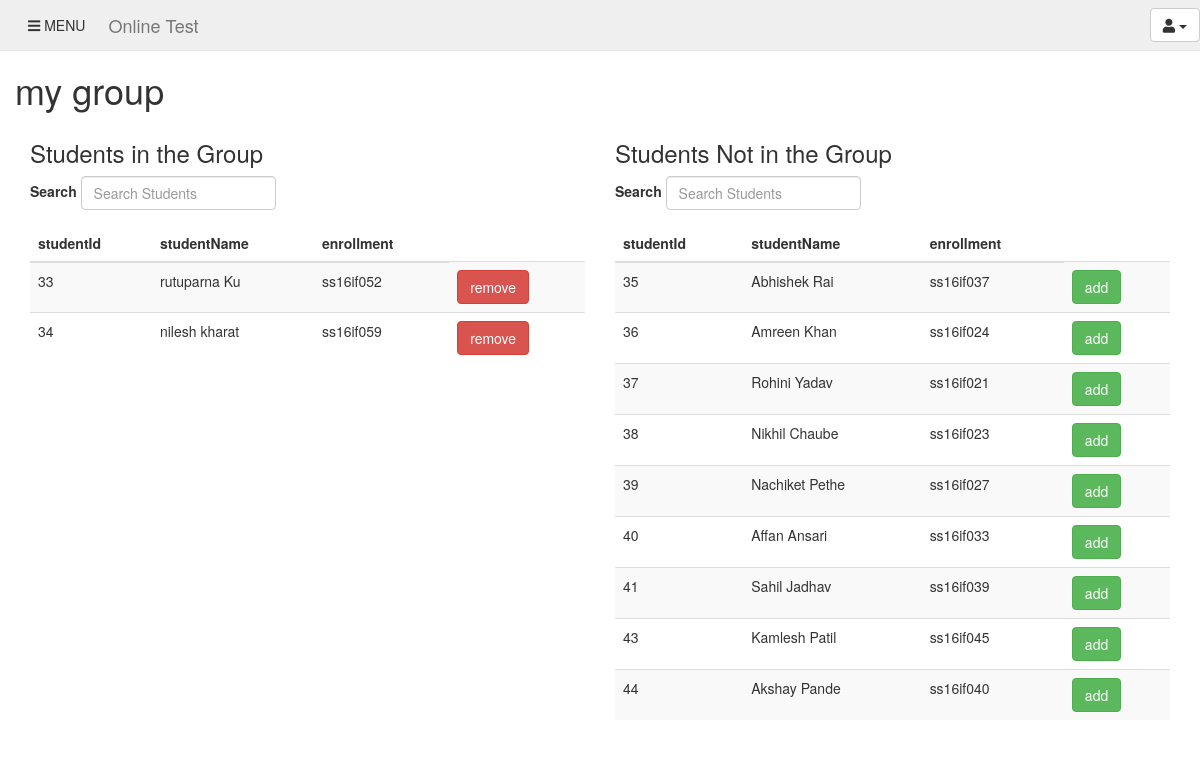
/project008/php/manageGroup.php?id=5 (signed in), run on the app's committed database.
### tables this page shows
CREATE TABLE IF NOT EXISTS `groups` (
  `id` int(11) NOT NULL AUTO_INCREMENT,
  `groupName` varchar(50) NOT NULL,
  `created_by` varchar(50) DEFAULT NULL,
  PRIMARY KEY (`id`),
  KEY `created_by` (`created_by`)
);

CREATE TABLE IF NOT EXISTS `student` (
  `id` int(11) NOT NULL AUTO_INCREMENT,
  `studentName` varchar(50) NOT NULL,
  `enrollment` varchar(50) DEFAULT NULL,
  `password` varchar(50) DEFAULT NULL,
  `email` varchar(50) DEFAULT NULL,
  `added_by` varchar(50) DEFAULT NULL,
  PRIMARY KEY (`id`),
  UNIQUE KEY `enrollment` (`enrollment`),
  KEY `added_by` (`added_by`)
);

### project008/php/manageGroup.php (the view, shortened to what this page needs)
<?php
 include 'connection.php';
 	$gid=$_GET['id'];
 	$qry="SELECT groupName FROM groups WHERE id = $gid ";
 	$result3=$con->query($qry);
 	$arr=$result3->fetch_assoc();
 	$gname=$arr['groupName'];
	$q="SELECT * FROM student WHERE id IN (select studentId from studentgroup where groupId = $gid)";
	$result=$con->query($q);
	$q2="SELECT * FROM student WHERE id NOT IN (select studentId from studentgroup where groupId = $gid)";
	$result2=$con->query($q2);
 ?>
<!DOCTYPE html>
<html>
<head>
  		<link rel="stylesheet" href="https://maxcdn.bootstrapcdn.com/bootstrap/3.3.7/css/bootstrap.min.css">
  		<link rel="stylesheet" href="https://use.fontawesome.com/releases/v5.2.0/css/all.css">
		<link rel="stylesheet" type="text/css" href="http://localhost/project008/css/homepage.css">
</head>
<body>
	<div id="wrapper"  >
	<div class="main" >
			<nav class="navbar navbar-default navbar-fixed-top " id="navbar" >
				<div class="container-fluid">
					 <ul class="nav navbar-nav">
					      <li >
								<button class="btn navbar-btn" id="tgbtn"><span class="fa fa-bars" aria-hidden="true"></span>  MENU</button>
						  </li>
			    	 </ul>
					<div class="navbar-header">
						<a class="navbar-brand" href="">Online Test</a>
					</div>
					<ul class="nav navbar-nav navbar-right">
								<li class="dropdown">
									<button class="btn btn-default dropdown-toggle navbar-btn" type="button" id="menu1" data-toggle="dropdown"><span class="fa fa-user" ></span>
									<span class="caret"></span></button>
							</li>
					</ul>
				</div>
			</nav>
		<div id="content" class="container-fluid content">
			<h1><?php echo $gname; ?></h1>
			<div class="container-fluid">
				<div class="row">
					<div class="col-sm-6">
						<h3>Students in the Group</h3>
						<div class="form-group form-inline ">
						    <label >Search</label>
						    <input type="email" class="form-control" id="search1" placeholder="Search Students" name="search">
						</div>
						<table class="table table-striped" >
							<thead>
								<tr>
									<th>studentId</th>
									<th>studentName</th>
									<th>enrollment</th>
								</tr>
							</thead>
							<tbody id="table1">
								<?php
									while($row=$result->fetch_assoc())
										{
											echo "<tr >";
											echo "<td class=\"rid\">";
											echo $row['id'];
											echo "</td>";
											echo "<td >";
											echo $row['studentName'];
											echo "</td>";
											echo "<td >";
											echo $row['enrollment'];
											echo "</td>";
											echo "<td >";
											echo "<button class=\"btn btn-danger removebtn\">remove</button>";
											echo "</td>";
											echo "</tr>";
										}
								?>
							</tbody>
						</table>
					</div>
					<div class="col-sm-6">
						<h3>Students Not in the Group</h3>
						<div class="form-group form-inline ">
						    <label >Search</label>
						    <input type="email" class="form-control" id="search2" placeholder="Search Students" name="search">
						</div>
						<table class="table table-striped" >
							<thead>
								<tr>
									<th>studentId</th>
									<th>studentName</th>
									<th>enrollment</th>
								</tr>
							</thead >
							<tbody id="table2">
								<?php
									while($row2=$result2->fetch_assoc())
										{
											echo "<tr >";
											echo "<td class=\"sid\">";
											echo $row2['id'];
											echo "</td>";
											echo "<td >";
											echo $row2['studentName'];
											echo "</td>";
											echo "<td >";
											echo $row2['enrollment'];
											echo "</td>";
											echo "<td >";
											echo "<button class=\"btn btn-success addbtn \">add</button>";
											echo "</td>";
											echo "</tr>";
										}
								?>
							</tbody>
						</table>
					</div>
				</div>
			</div>
		</div>
</div>
</div>
</body>
</html>

### project008/css/homepage.css (style rules this page uses)
.navbar { background-color: #efefef; transition: 0.5s; }
.main { margin-top: 50px; transition: 0.5s; }
.navbar-header { padding-left: 10px; }

### data on the page
groups: groupName "my group"
student: id "33", studentName "rutuparna Ku", enrollment "ss16if052"
student: id "34", studentName "nilesh kharat", enrollment "ss16if059"
student: id "35", studentName "Abhishek Rai", enrollment "ss16if037"
student: id "36", studentName "Amreen Khan", enrollment "ss16if024"
student: id "37", studentName "Rohini Yadav", enrollment "ss16if021"
student: id "38", studentName "Nikhil Chaube", enrollment "ss16if023"
student: id "39", studentName "Nachiket Pethe", enrollment "ss16if027"
student: id "40", studentName "Affan Ansari", enrollment "ss16if033"
student: id "41", studentName "Sahil Jadhav", enrollment "ss16if039"
student: id "43", studentName "Kamlesh Patil", enrollment "ss16if045"
student: id "44", studentName "Akshay Pande", enrollment "ss16if040"
